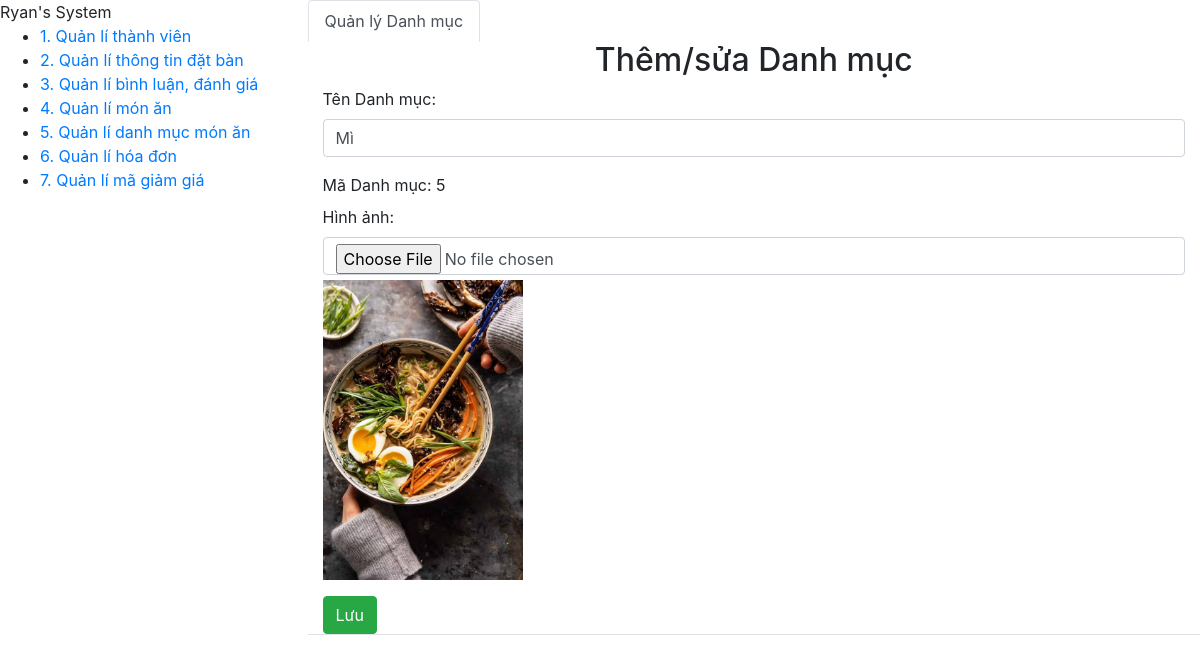
The page /code/food-ordering/admin/danhmuc/add.php?flag=5 (signed in) on the database its author committed.
### tables this page shows
CREATE TABLE `danhmuc` (
  `MaDanhMuc` int(11) NOT NULL,
  `TenDanhMuc` varchar(200) NOT NULL,
  `HinhAnh` varchar(400) DEFAULT NULL
);

### code/food-ordering/db/dbhelper.php (called while the page is built, shortened)
<?php
function executeSingleResult($sql){
    $con = mysqli_connect(HOST, USERNAME, PASSWORD, DATABASE);
    mysqli_set_charset($con, 'utf8');
    $result =mysqli_query($con, $sql);
    $row=mysqli_fetch_array($result,1);
    return $row;
}

### code/food-ordering/funlib/funs.php (called while the page is built, shortened)
<?php
function fixUrl($thumbnail, $rootPath = "../"){
    if(stripos($thumbnail, 'http://')!== false ||
        stripos($thumbnail,'https://')!== false){
        }
    else{
        $thumbnail=$rootPath.$thumbnail;
    }
    return $thumbnail;
}

### code/food-ordering/admin/danhmuc/add.php (the view, shortened to what this page needs)
<?php
require_once('../../db/dbhelper.php');
require_once('../../funlib/funs.php');
$MaDanhMuc = $TenDanhMuc = $HinhAnh = $flag = '';
if (isset($_GET['flag'])) {
    $flag = $MaDanhMuc = $_GET['flag'];
    $sql = 'select * from danhmuc where MaDanhMuc = ' . $MaDanhMuc;
    $danhmuc = executeSingleResult($sql);
    if ($danhmuc != null) {
        $TenDanhMuc = $danhmuc['TenDanhMuc'];
        $HinhAnh = $danhmuc['HinhAnh'];
    }
}
?>
<!DOCTYPE html>
<html>
<head>
    <link rel="stylesheet" href="https://maxcdn.bootstrapcdn.com/bootstrap/4.4.1/css/bootstrap.min.css">
    <link href="https://cdn.jsdelivr.net/npm/summernote@0.8.18/dist/summernote.min.css" rel="stylesheet">
    <link href="http://ryanrestaurant.com/admin/css/style.css" rel="stylesheet">
</head>
<body>
    <div class="fluid-container">
        <div class="row main">
            <div class="col-3">
                <div class="sidebar" style="position: fixed;">
                    <div class="sidebar-header">Ryan's System</div>
                    <div class="sidebar-wrapper">
                        <ul class="sidebar-list">
                            <li class="sidebar-item">
                                <a href="http://ryanrestaurant.com/admin/quanlythanhvien/" class="sidebar-link">1. Quản lí thành viên</a>
                            </li>
                            <li class="sidebar-item">
                                <a href="#" class="sidebar-link">2. Quản lí thông tin đặt bàn</a>
                            </li>
                            <li class="sidebar-item">
                                <a href="#" class="sidebar-link">3. Quản lí bình luận, đánh giá</a>
                            </li>
                            <li class="sidebar-item">
                                <a href="http://ryanrestaurant.com/food-ordering/admin/monan/" class="sidebar-link">4. Quản lí món ăn</a>
                            </li>
                            <li class="sidebar-item">
                                <a href="http://ryanrestaurant.com/food-ordering/admin/danhmuc/" class="sidebar-link active">5. Quản lí danh mục món ăn</a>
                            </li>
                            <li class="sidebar-item">
                                <a href="#" class="sidebar-link">6. Quản lí hóa đơn</a>
                            </li>
                            <li class="sidebar-item">
                                <a href="#" class="sidebar-link">7. Quản lí mã giảm giá</a>
                            </li>
                        </ul>
                    </div>
                </div>
            </div>
            <div class="col-9">
                <div class="data">
                    <ul class="nav nav-tabs">
                        <li class="nav-item">
                            <a class="nav-link active" href="index.php">Quản lý Danh mục</a>
                        </li>
                        <div class="container">
                            <div class="panel panel-primary">
                                <div class="panel-heading">
                                    <h2 class="text-center">Thêm/sửa Danh mục</h2>
                                </div>
                                <div class="panel-body">
                                    <form method="post" enctype="multipart/form-data">
                                        <div class="form-group">
                                            <label for="TenDanhMuc">Tên Danh mục:</label>
                                            <input required="true" type="text" class="form-control" id="TenDanhMuc" name="TenDanhMuc" value="<?= $TenDanhMuc ?>">
                                        </div>
                                        <?php
                                        if ($flag == '') {
                                            echo '<div class="form-group">
                    <label for="MaDanhMuc">Mã Danh mục:</label>
                  <input required="true" type="text" class="form-control"
                     id="MaDanhMuc" name="MaDanhMuc" value="' . $MaDanhMuc . '">
                  </div> ';
                                        } else {
                                            echo '<label for="MaDanhMuc">Mã Danh mục: ' . $flag . '</label>';
                                        }
                                        ?>
                                        <div class="form-group">
                                            <label for="HinhAnh">Hình ảnh:</label>
                                            <input required="true" type="file" accept=".png, .jpg,
                .jpeg, .gif, .bmp, .tif, .jfif, .tiff|image/*" class="form-control" id="HinhAnh" name="HinhAnh">
                                            <img src="<?= fixUrl($HinhAnh, '../../') ?>" alt="Ảnh minh họa" style="max-width:200px; margin-top:5px" id="img_thumbnail">
                                        </div>
                                        <button class="btn btn-success">Lưu</button>
                                    </form>
                                </div>
                            </div>
                        </div>
                </div>
            </div>
        </div>
    </div>
</body>
</html>

### rows shown on the page
danhmuc: TenDanhMuc "Mì", HinhAnh (picture)

### other values the page prints
$flag "5"
